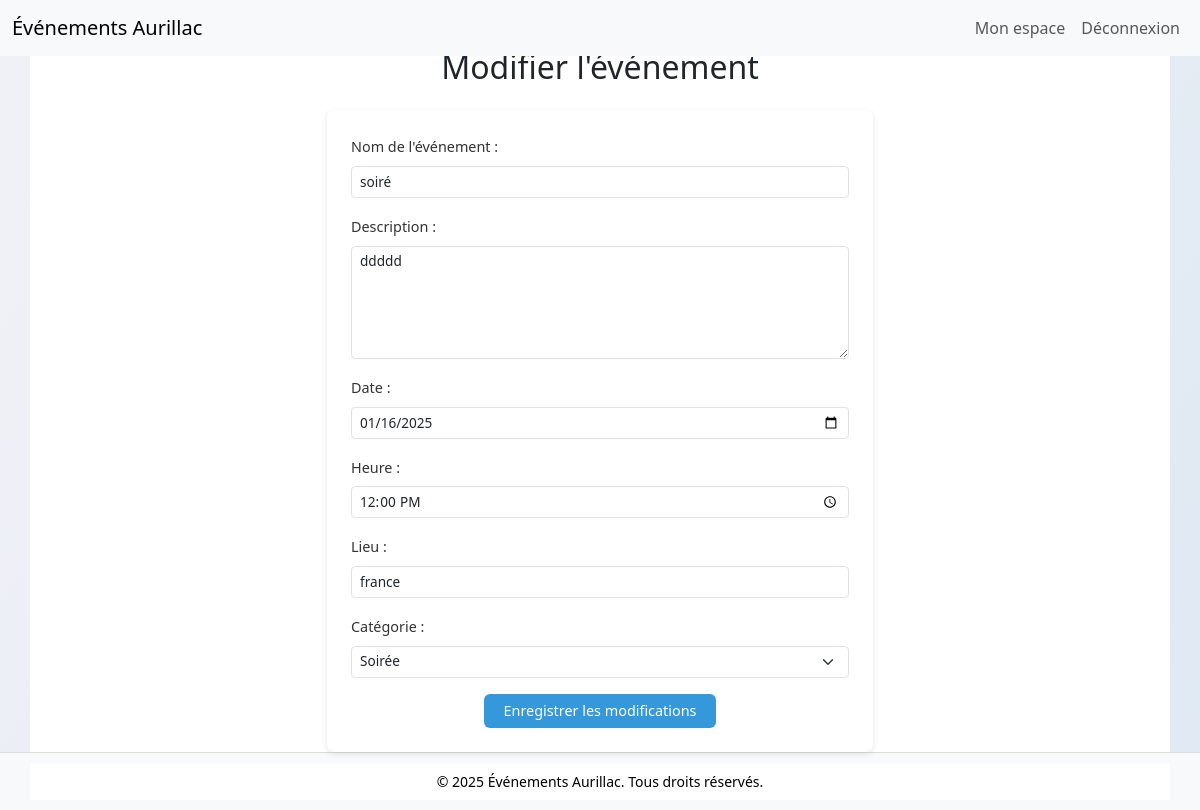
Page /annonceur/modifier_evenement.php?id=32 (signed in) on the committed database.
### tables this page shows
CREATE TABLE `evenement` (
  `id_evenement` int(11) NOT NULL,
  `id_annonceur` int(11) NOT NULL,
  `id_categorie_evenement` int(11) NOT NULL,
  `id_sous_categorie_evenement` int(11) DEFAULT NULL,
  `nom` varchar(150) NOT NULL,
  `description` text NOT NULL,
  `date_evenement` date NOT NULL,
  `heure` time DEFAULT NULL,
  `lieu` varchar(200) NOT NULL,
  `image` varchar(255) DEFAULT NULL,
  `statut` varchar(20) DEFAULT 'actif',
  `compteur_consultations` int(11) DEFAULT 0,
  `date_creation` timestamp NOT NULL DEFAULT current_timestamp()
);

CREATE TABLE `categorieevenement` (
  `id_categorie_evenement` int(11) NOT NULL,
  `nom` varchar(100) NOT NULL
);

### annonceur/modifier_evenement.php (the view, shortened to what this page needs)
<?php
$id_evenement = $_GET['id'];
require_once '../config/db_connect.php';
$stmtCat = $pdo->query('SELECT * FROM CategorieEvenement ORDER BY nom');
$categories = $stmtCat->fetchAll(PDO::FETCH_ASSOC);
$stmtEvt = $pdo->prepare('SELECT * FROM Evenement WHERE id_evenement = ? AND id_annonceur = ?');
$stmtEvt->execute([$id_evenement, $_SESSION['id_annonceur']]);
$evenement = $stmtEvt->fetch();
?>
<!DOCTYPE html>
<html lang="fr">
<head>
    <link rel="stylesheet" href="../assets/css/bootstrap.min.css">
    <link rel="stylesheet" href="../assets/css/style.css">
</head>
<body>
    <?php include '../includes/header.php'; ?>
    <div class="container mt-5 modifier-evenement-container">
        <h2 class="text-center mb-4 modifier-evenement-title">Modifier l'événement</h2>
        <div class="row justify-content-center">
            <div class="col-md-6">
                <form method="POST" action="" class="p-4 form-evenement">
                    <div class="mb-3">
                        <label for="nom" class="form-label">Nom de l'événement :</label>
                        <input type="text"
                               class="form-control form-control-sm"
                               id="nom"
                               name="nom"
                               value="<?php echo htmlspecialchars($evenement['nom']); ?>"
                               required>
                    </div>
                    <div class="mb-3">
                        <label for="description" class="form-label">Description :</label>
                        <textarea class="form-control form-control-sm"
                                  id="description"
                                  name="description"
                                  rows="5"
                                  required><?php echo htmlspecialchars($evenement['description']); ?></textarea>
                    </div>
                    <div class="mb-3">
                        <label for="date_evenement" class="form-label">Date :</label>
                        <input type="date"
                               class="form-control form-control-sm"
                               id="date_evenement"
                               name="date_evenement"
                               value="<?php echo $evenement['date_evenement']; ?>"
                               required>
                    </div>
                    <div class="mb-3">
                        <label for="heure" class="form-label">Heure :</label>
                        <input type="time"
                               class="form-control form-control-sm"
                               id="heure"
                               name="heure"
                               value="<?php echo $evenement['heure']; ?>">
                    </div>
                    <div class="mb-3">
                        <label for="lieu" class="form-label">Lieu :</label>
                        <input type="text"
                               class="form-control form-control-sm"
                               id="lieu"
                               name="lieu"
                               value="<?php echo htmlspecialchars($evenement['lieu']); ?>"
                               required>
                    </div>
                    <div class="mb-3">
                        <label for="id_categorie_evenement" class="form-label">Catégorie :</label>
                        <select class="form-select form-select-sm"
                                id="id_categorie_evenement"
                                name="id_categorie_evenement"
                                required>
                            <?php foreach ($categories as $cat): ?>
                                <option value="<?php echo $cat['id_categorie_evenement']; ?>"
                                        <?php if ($evenement['id_categorie_evenement'] == $cat['id_categorie_evenement']) echo 'selected'; ?>>
                                    <?php echo htmlspecialchars($cat['nom']); ?>
                                </option>
                            <?php endforeach; ?>
                        </select>
                    </div>
                    <button type="submit" class="btn btn-primary d-block mx-auto btn-creer">
                        Enregistrer les modifications
                    </button>
                </form>
            </div>
        </div>
    </div>
    <?php include '../includes/footer.php'; ?>
</body>
</html>

### assets/css/style.css (style rules this page uses)
body { background: linear-gradient(120deg, #f0f1f6, #dfe9f3); font-family: 'Segoe UI', Tahoma, sans-serif; margin-top: 60px; margin-bottom: 40px; padding-top: 56px; padding-bottom: 50px; margin: 0; padding: 56px 0 40px 0; }
.container { background-color: #fff; }
.row { gap:0,01px; }
input, select, button { border-radius: 0; }
body { background: linear-gradient(120deg, #f0f1f6, #dfe9f3); font-family: 'Segoe UI', Tahoma, sans-serif; margin: 0; padding: 0; }
.form-evenement { background: #fff; border-radius: 8px; box-shadow: 0 2px 6px rgba(0,0,0,.1); }
.form-evenement label.form-label { font-size: 0.9rem; color: #333; }
.form-evenement .form-control-sm, .form-evenement .form-select-sm { font-size: 0.85rem; padding: 0.3rem 0.5rem; }
.btn-creer { margin-top: 1rem; font-size: 0.9rem; padding: 0.4rem 1.2rem; background: #3498db; border: none; transition: background 0.3s ease; }

### rows in the picture
evenement: nom "soiré", description "ddddd", date_evenement "01/16/2025", heure "12:00:00", lieu "france", id_categorie_evenement "Soirée"
